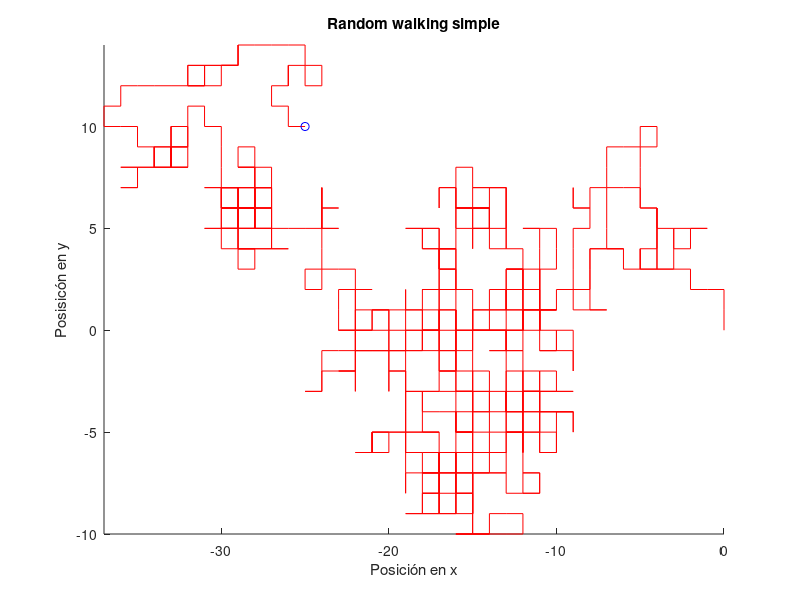

The MATLAB source for this figure:
function [] = ej8()
  N=1000;
  x=zeros(N,1); #vector de posición en x, inicializado en 0
  y=zeros(N,1); #vector de posición en x, inicializado en 0
  r=rand(N,1);
  
  for i=2:N #bucle que establece los movientos de toda una partícula de acuerdo al vector random
    if r(i)>=0 && r(i)<=0.25
      y(i)=y(i-1)+1;  #que se mueva hacia arriba
      x(i)=x(i-1);
    elseif r(i)>0.25 && r(i)<=0.5
      x(i)=x(i-1)+1; #que se mueva hacia abajo
      y(i)=y(i-1);
    elseif r(i)>0.5 && r(i)<=0.75
      y(i)=y(i-1)-1;  #que se mueva hacia la izquierda
      x(i)=x(i-1);
    else
      x(i)=x(i-1)-1;  #que se mueva hacia la derecha
      y(i)=y(i-1);
    end
  end
  #set (0, "defaultaxesfontname", "Helvetica"); #lo que sigue es el gráfico final del RW con la configuración para guardarlo como imagen 
  #figure(1)
  #plot(x,y, "r");
  #title('Random walking simple');
  #xlabel ('Posición en x');
  #ylabel ('Posisicón en y');
  #print -djpg ej8.jpg;
  figure(2)
  title('Random walking simple');  
  xlabel ('Posición en x');
  ylabel ('Posisicón en y');
  hold on;
  comet(x,y); #dibuja el recorrido de la partícula dejando trazado el camino recorrido


end